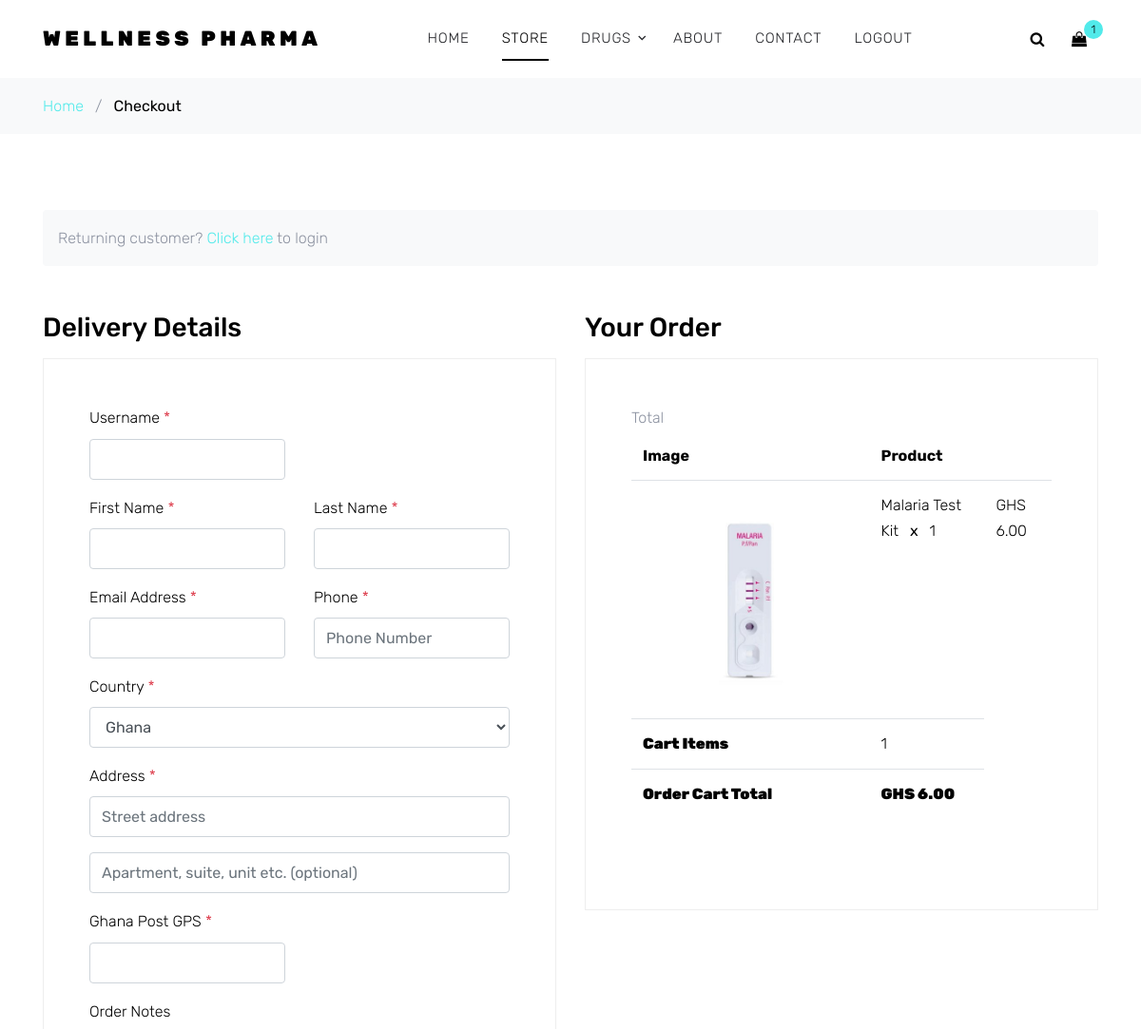
The app's page /checkout (signed in, upper part), older data.
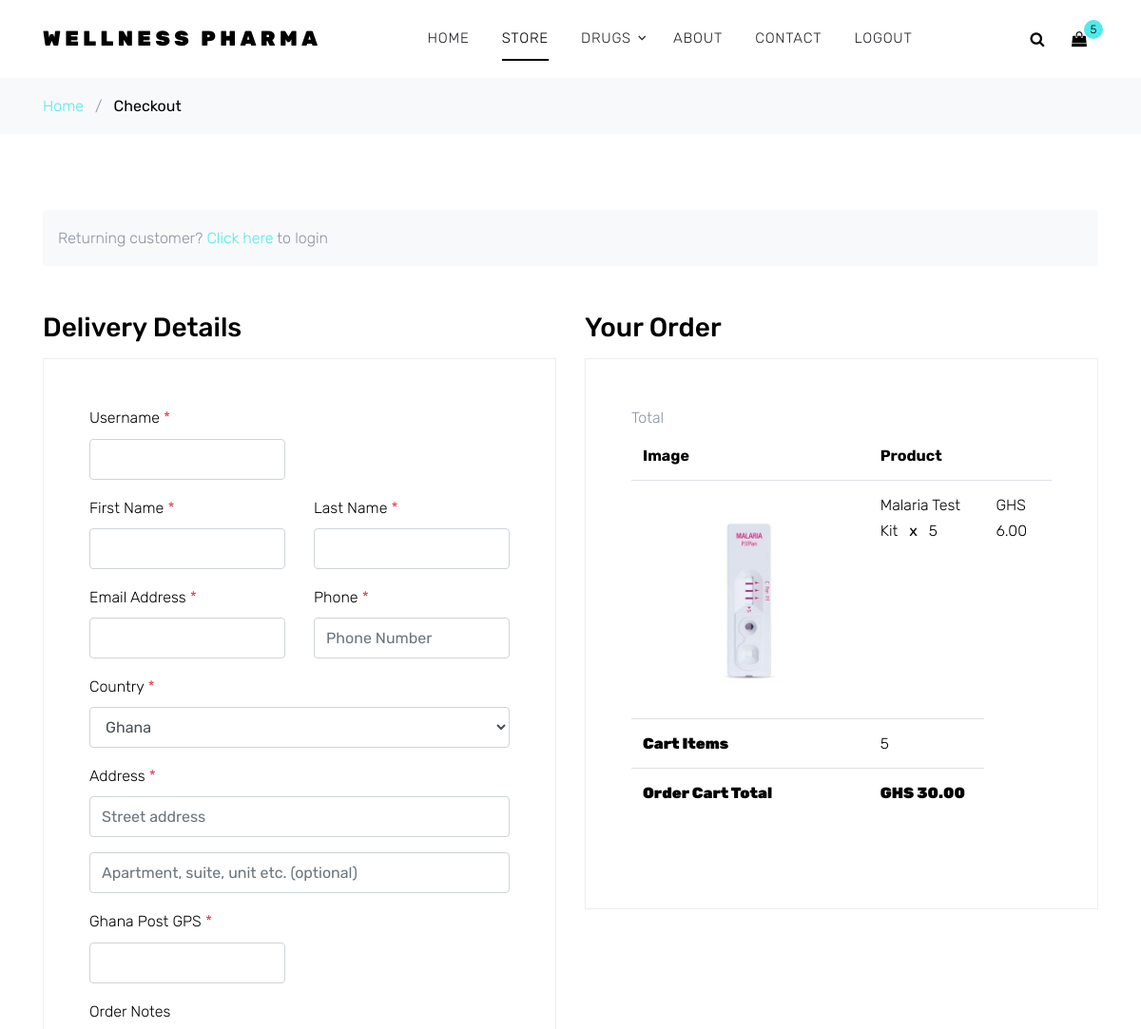
The same page, newer data.
### myapp/models.py (models this page shows, shortened)
class OrderItem(models.Model):
    product = models.ForeignKey(Product, null=True, on_delete= models.SET_NULL, blank=True)
    order = models.ForeignKey(Order, null=True, on_delete= models.SET_NULL, blank=True)
    quantity = models.IntegerField(default=0, null=True, blank=True)
    date_added = models.DateTimeField( auto_now_add=True, null=True)
    @property
    def get_total(self):
        total = self.product.price * self.quantity
        return total

class Order(models.Model):
    STATUS = (
        ('Pending', 'Pending'),
        ('Out for delivery', 'Out of delivery'),
        ('Delivered', 'Delivered'),
    )
    customer = models.ForeignKey(Customer, null=True, on_delete= models.SET_NULL, blank=True)
    date_created = models.DateTimeField( auto_now_add=True, null=True)
    complete = models.BooleanField(default=False, null=True, blank=False)
    status = models.CharField(max_length=200, null=True)
    transaction_id = models.CharField(max_length=200, null=True, blank=True)
    @property
    def shipping(self):
        shipping = False
        orderitems = self.orderitem_set.all()
        for i in orderitems:
            shipping = True
        return shipping
    @property
    def get_cart_total(self):
        orderitems = self.orderitem_set.all()
        total = sum([item.get_total for item in orderitems])
        return total
    @property
    def get_cart_items(self):
        orderitems = self.orderitem_set.all()
        total = sum([item.quantity for item in orderitems])
        return total

class Product(models.Model):
    CATEGORY = (
        ('Pain Relief', 'Pain Relief'),
        ('Oral Care', 'Oral Care'),
        ('First Aid', 'First Aid'),
        ('Vitamins & Minerals', 'Vitamins & Minerals'),
        ('Stomach & Bowel', 'Stomach & Bowel'),
        ('Cough, Cold & Flu', 'Cough, Cold & Flu'),
        ('Allergy & Hayfever', 'Allergy & Hayfever'),
        ('Sexual Health', 'Sexual Health'),
    )
    name = models.CharField(max_length=200, default='product name')
    description = models.TextField(max_length=6000, default='product description')
    image = models.ImageField(upload_to = "img/%y", null=True)
    price = models.FloatField(default='0.00')
    category = models.CharField(max_length=200, default='Not provided', choices=CATEGORY)
    date_created = models.DateTimeField( auto_now_add=True, null=True)
    tag = models.ManyToManyField(Tag)

### myapp/views.py (the view)
# urls.py: path('checkout', views.checkout, name='checkout'),
def checkout(request):
    if request.user.is_authenticated:
        customer = request.user.customer
        order, created = Order.objects.get_or_create(customer=customer, complete=False)
        items = order.orderitem_set.all()
        cartItems = order.get_cart_items
    else:
        items = []
        order = {'get_cart_total':0, 'get_cart_items':0, 'shipping':False}
        cartItems = order['get_cart_items']
    context = {'items': items, 'order': order, 'cartItems': cartItems}
    return render(request, 'checkout.html', context)

### templates/checkout.html (shortened to what the changed rows need)
{% load static %}
<!DOCTYPE html>
<html lang="en">
<head>
  <link rel="stylesheet" href="{% static 'fonts/icomoon/style.css' %}">
  <link rel="stylesheet" href="{% static 'css/bootstrap.min.css' %}">
  <link rel="stylesheet" href="{% static 'css/magnific-popup.css' %}">
  <link rel="stylesheet" href="{% static 'css/jquery-ui.css' %}">
  <link rel="stylesheet" href="{% static 'css/owl.carousel.min.css' %}">
  <link rel="stylesheet" href="{% static 'css/owl.theme.default.min.css' %}">
  <link rel="stylesheet" href="{% static 'css/aos.css' %}">
  <link rel="stylesheet" href="{% static 'css/style.css' %}">
</head>
<body>
  <div class="site-wrap">
    <div class="site-navbar py-2">
      <div class="container">
        <div class="d-flex align-items-center justify-content-between">
          <div class="icons">
            <a href="{% url 'cart' %}" class="icons-btn d-inline-block bag">
              <span class="icon-shopping-bag"></span>
              <span class="number">{{cartItems}}</span>
            </a>
          </div>
        </div>
      </div>
    </div>
    <div class="site-section">
      <div class="container">
        <div class="row">
          <div class="col-md-6 mb-5 mb-md-0">
            <h2 class="h3 mb-3 text-black">Delivery Details</h2>
          </div>
          <div class="col-md-6">
            <div class="row mb-5">
              <div class="col-md-12">
                <h2 class="h3 mb-3 text-black">Your Order</h2>
                <div class="p-3 p-lg-5 border">
                  <table class="table site-block-order-table mb-5">
                    <thead>
                      <th class="product-thumbnail">Image</th>
                      <th class="product-name">Product</th>
                      <thclass="product-total">Total</th>
                    </thead>
                    <tbody>
                      {% for item in items %}
                      <tr>
                        <td class="product-thumbnail">
                          <img src="{{item.product.image.url}}" alt="Image" class="img-fluid">
                        </td>
                        <td>{{item.product.name}}<strong class="mx-2"> x </strong>{{item.quantity}}</td>
                        <td>GHS {{item.product.price|floatformat:2}}</td>
                      </tr>
                      {% endfor %}
                      <tr>
                        <td class="text-black font-weight-bold"><strong>Cart Items</strong></td>
                        <td class="text-black">{{order.get_cart_items}}</td>
                      </tr>
                      <tr>
                        <td class="text-black font-weight-bold"><strong>GHS {{order.get_cart_total|floatformat:2}}</strong></td>
                      </tr>
                    </tbody>
                  </table>
                </div>
              </div>
            </div>
          </div>
        </div>
      </div>
    </div>
  </div>
</body>
</html>

Row changes from the older to the newer data that the page shows:
changed OrderItem "Malaria Test Kit": quantity "1" → "5"
changed through a linked row, Order: get_cart_items "1" → "5"; get_cart_total "6.00" → "30.00"
Text that changed along with them:
{{ cartItems }}: "1" → "5"
